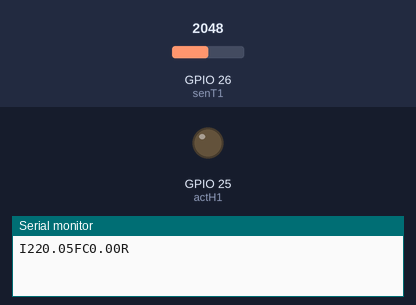
Recording of a program running on a simulated ESP32. Parts: output pins drawn as LEDs (lit = HIGH), the last lines printed to the serial monitor. The inputs (shaded band) are chosen by the test bench; at power-on: GPIO 26 (senT1) = 2048.

Above: at 0.1 s.
At 30.1 s:
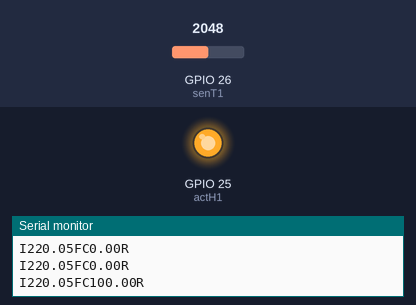
Timing chart, 0 to 46.5 s (numbered marks = the images above):
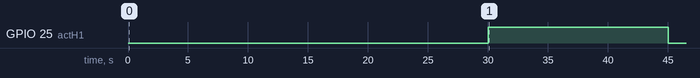

The program:

main.cpp
```cpp
#include <Arduino.h>
#include <time.h>

hw_timer_t *timer = NULL;

#define senT1 26 // LM35
#define actH1 25

#define ADC_VREF_mV 4400.0 // bằng milivolt
#define ADC_RESOLUTION 4095.0

int count = 0;

bool Matlab = true;
float Temp1, Temp2, H1 = 0.0;

float w = 0;            // Tham chiếu
float e[3] = {0, 0, 0}; // Vector lỗi
float u[2] = {0, 0};    // Vector Luật Điều Khiển
int kU = sizeof(u) / sizeof(float) - 1;
int kE = sizeof(e) / sizeof(float) - 1;
float kp, ti, td, q0, q1, q2; // Tham số của PID

// Mô hình của Hệ thống
float K = 0.76822, tau = 199.96, theta = 11.06;
int Ts = 15; // Chu kỳ Lấy mẫu
float L = theta + Ts / 2.0;

void Set_up(void);
float Temperature_Read(int senT); // Tính ra nhiệt độ từ LM35
void Serial_Plotter();            // Hiển thị dữ liệu ra Serial Plotter
void SampleTime(void);            // Tính toán giá trị điều khiển PID
void update_past(float v[], int kT);
float PID_Controller(float u[], float e[3], float q0, float q1, float q2);

void IRAM_ATTR onTimer()
{
  SampleTime();
  count = 1;
}

void setup()
{
  Set_up();
}

void loop()
{
  Temp1 = Temperature_Read(senT1);
  Serial_Plotter();
}

void Set_up(void)
{
  Serial.begin(9600);
  pinMode(senT1, INPUT);
  pinMode(actH1, OUTPUT);
  analogWrite(actH1, 0);

  // Khởi tạo timer
  timer = timerBegin(0, 8000, true);
  // Đính kèm hàm ngắt cho timer
  timerAttachInterrupt(timer, &onTimer, true);
  // Ghi thời gian ngắt cho timer (150000 tương ứng với 15 giây)
  timerAlarmWrite(timer, 150000, true);
  // Kích hoạt timer
  timerAlarmEnable(timer);

  // ******* TINH CHỈNH PID ZN ******** //
  kp = (1.2 * tau) / (K * L);
  ti = 2 * L;
  td = 0.5 * L;

  // **** BỘ ĐIỀU KHIỂN PID SỐ ****** //
  q0 = kp * (1 + Ts / (2 * ti) + td / Ts);
  q1 = -kp * (1 - Ts / (2 * ti) + (2 * td) / Ts);
  q2 = (kp * td) / Ts;
}

void SampleTime(void)
{
  // Cập nhật các vector u và e
  update_past(u, kU);
  update_past(e, kE);

  // Tính toán lỗi hiện tại
  e[kE] = w - Temp1;

  // Tính toán Hành động Điều khiển PID
  u[kU] = PID_Controller(u, e, q0, q1, q2);
  H1 = u[kU];

  // Áp dụng hành động điều khiển vào PWM
  analogWrite(actH1, map(H1, 0, 100, 0, 255));
}

void update_past(float v[], int kT)
{
  for (int i = 1; i <= kT; i++)
  {
    v[i - 1] = v[i];
  }
}

/*=======================    HÀM ĐIỀU KHIỂN PID  ============================*/

float PID_Controller(float u[], float e[3], float q0, float q1, float q2)
{
  float lu;
  // Điều khiển PID
  // e[2] = e(k)
  // e[1] = e(k-1)
  // e[0] = e(k-2)
  // u[0] = u(k-1)
  lu = u[0] + q0 * e[2] + q1 * e[1] + q2 * e[0]; // Luật điều khiển PID rời rạc

  // Chống quá mức (Anti - Windup)
  if (lu >= 100.0)
    lu = 100.0;
  else if (lu <= 0.0)
    lu = 0.0;

  return (lu);
}

float Temperature_Read(int senT)
{
  // Đọc giá trị ADC từ cảm biến nhiệt độ
  int adcVal = analogRead(senT);

  float voltage = (adcVal * (ADC_VREF_mV / ADC_RESOLUTION)) / 1000.0; // chuyển đổi ADC thành volt
  float temperatureC = voltage * 100.0;                               // LM35: 10mV = 1 độ C

  return temperatureC;
}

void Serial_Plotter(void)
{
  if (Serial.available())
  {
    String data = Serial.readString();
    int startIndex = data.indexOf('S') + 1;
    int endIndex = data.indexOf('$');

    if (startIndex > 0 && endIndex > startIndex)
    {
      String tempStr = data.substring(startIndex, endIndex);
      w = tempStr.toDouble();
    }
  }

  if (Matlab)
  { // Sử dụng giao diện Matlab
    Serial.print("I");
    Serial.print(Temp1);
    Serial.print("F");
    Serial.print("C");
    Serial.print(H1);
    Serial.print("R");
    Serial.println();
  }
  else
  { // Sử dụng Serial Plotter
    Serial.print("Temperature_1(C),Heater_1(%)\n");
    Serial.print(Temp1);
    Serial.print(",");
    Serial.println(H1);
  }
  delay(1000);
}
```

Measured:
- by itself, GPIO 25 (actH1): LOW → HIGH at 30.0 s, → LOW 15.0 s later
